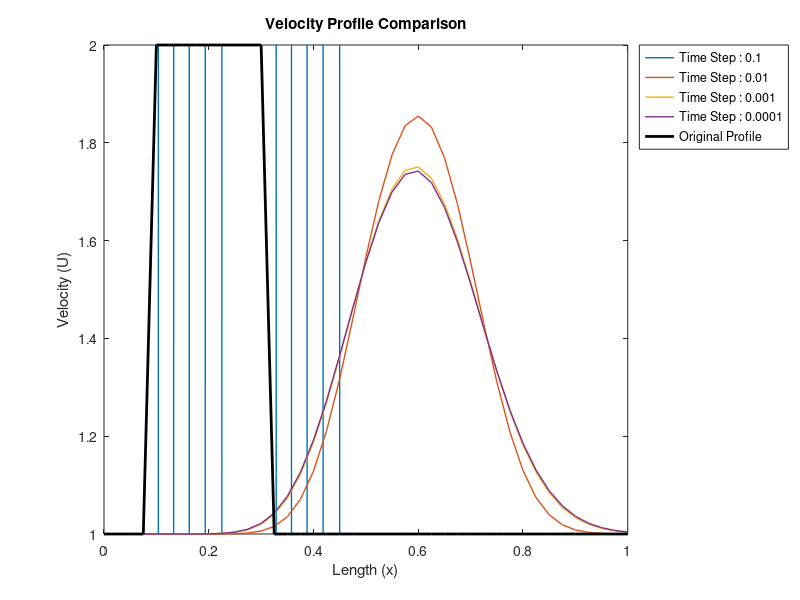

This figure's MATLAB source:
% Example-1 : 1D Linear Convection
clear all; clc

% Velocity is 2m/s in the range x=0.1 to x=0.3 and is
% 1m/s everywhere else.

% Simulating based on different size of time steps

% Known Values
Lx = 1; % Length of x-domain
C = 1; % Velocity (1 m/s)
M = 41; % Number of Grid Points
x = linspace(0,Lx,M);

% Calculated Values
dx = Lx/(M-1); % Grid Size in x-direction
Dt = [1e-1,1e-2,1e-3,1e-4]; % Time Steps
NI = zeros(size(Dt)); % Number of iterations taken for each time step
Err = zeros(size(Dt)); % Error from each time step;

for j=1:length(Dt)
    dt = Dt(j); % Time Step
    lambda = C*dt/dx; % Courant Number
    
    % Initializing Velocity Matrix
    U = ones(1,M);
    
    % Applying given conditions
    U(1,5:13) = 2;
    U(1,1) = 1;
    
    % Computation - Explicit Method (First Upwind Difference Method)
    U_initial = U;
    
    t = 0; % Time
    n = 0; % Iterator
    while t<=0.4
        err = 0; % Error
        U_old = U;
        for i=2:M
            U(1,i) = (1-lambda)*U_old(1,i)+lambda*U_old(1,i-1);
            err = err + power(U(1,i)-U_old(1,i),2); % Error
        end
        err = sqrt(err/M); % Error calculation
        t = t+dt;
        n = n+1; % Iterator
    end
    NI(j) = n;
    Err(j) = err;
    
    % Plotting
    plot(x,U,'LineWidth',1)
    hold on;
    axis([0 1 1 2])
end

% Plotting
plot(x,U_initial,'black','LineWidth',2)
xlabel('Length (x)'),ylabel('Velocity (U)')
title('Velocity Profile Comparison')
legend('Time Step : 0.1','Time Step : 0.01','Time Step : 0.001','Time Step : 0.0001','Original Profile','Location',"northeastoutside")
hold off;
